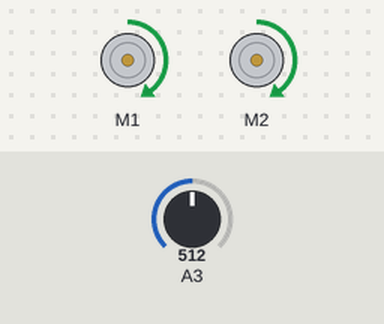
Simulated run of this sketch. Board: Arduino Nano, built with avr-gcc and run on an emulated ATmega328P. On the bench: 2 × DC motor (green arrow = forward, orange = backward, longer = faster). The inputs (shaded band) are chosen by the test bench; at power-on: A3 = 512. What the sketch prints to the serial monitor is not drawn.

Above: at 0.1 s.
Timing chart, 0 to 1.6 s (numbered marks = the images above):
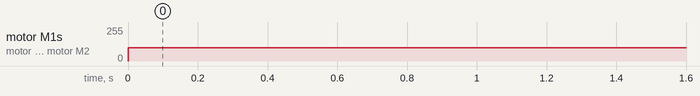

Measured:
- by itself, motor M1, motor M2: stopped → forward 99/255 at 0.00 s

The sketch:

RedBot_Lines.ino
```cpp
/***********************************************************************
 * Exp6_LineFollowing_IRSensors -- RedBot Experiment 6
 *
 * This code reads the three line following sensors on A3, A6, and A7
 * and prints them out to the Serial Monitor. Upload this example to your
 * RedBot and open up the Serial Monitor by clicking the magnifying glass
 * in the upper-right hand corner.
 *
 * This sketch was written by SparkFun Electronics,with lots of help from
 * the Arduino community. This code is completely free for any use.
 *
 * 8 Oct 2013 M. Hord
 * Revised, 31 Oct 2014 B. Huang
 ***********************************************************************/

#include <RedBot.h>
RedBotSensor IRSensor1 = RedBotSensor(A3); // initialize a sensor object on A3
RedBotSensor IRSensor2 = RedBotSensor(A6); // initialize a sensor object on A6
RedBotSensor IRSensor3 = RedBotSensor(A7); // initialize a sensor object on A7
RedBotMotor motors;
boolean s1=true;
boolean s2=true;
boolean s3=true;

void setup()
{
  Serial.begin(9600);
  Serial.println("Welcome to experiment 6!");
  Serial.println("------------------------");
}

void loop()
{
  while (s1 | s2 | s3) {
    motors.drive(100);
    boolean s1 = IRSensor1.read() < 1000;
    boolean s2 = IRSensor1.read() < 1000;
    boolean s3 = IRSensor1.read() < 1000;
  }
  motors.brake();
  motors.pivot(255);
  delay(100);
}
```
